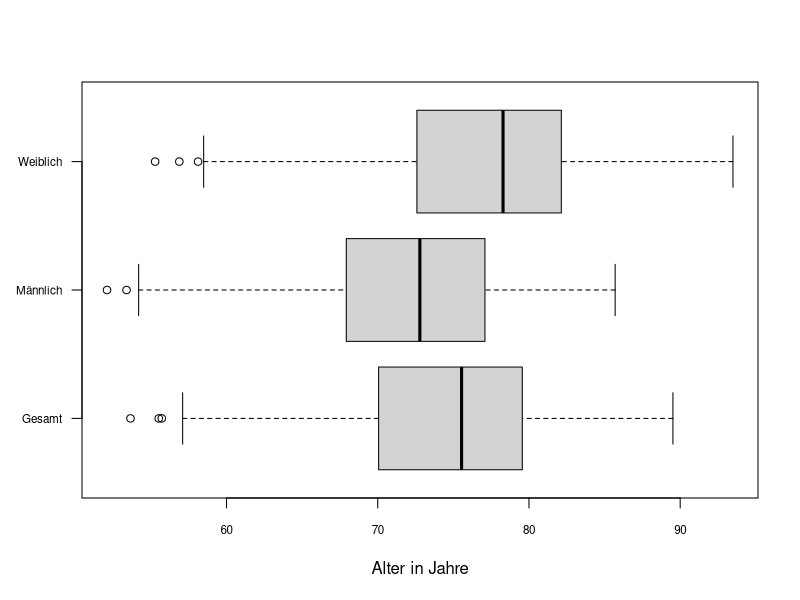
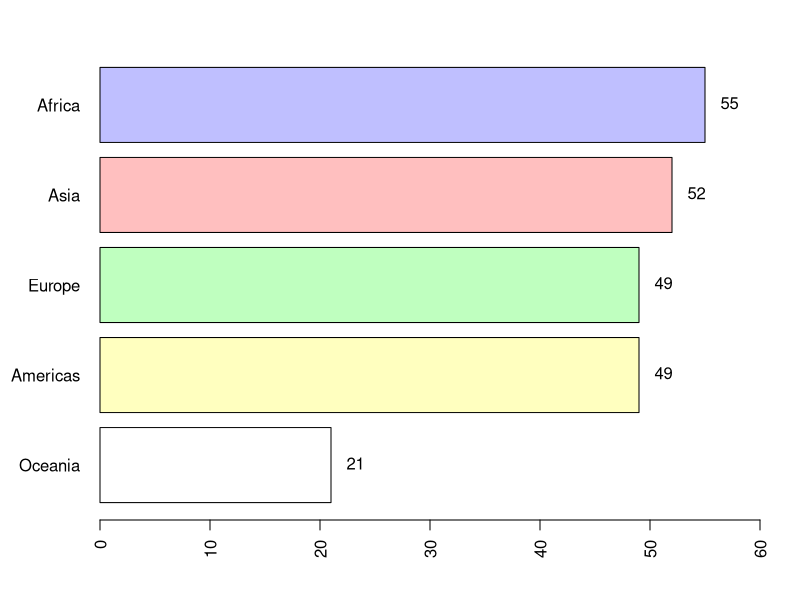
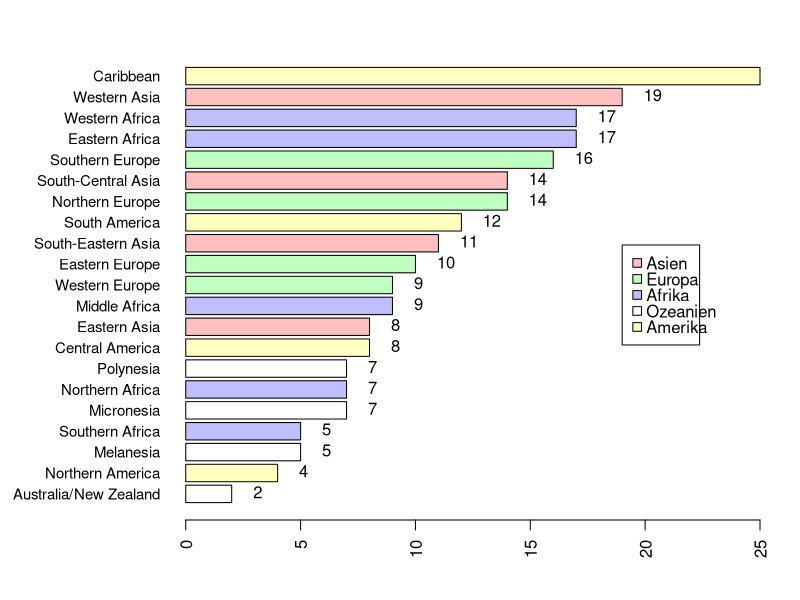
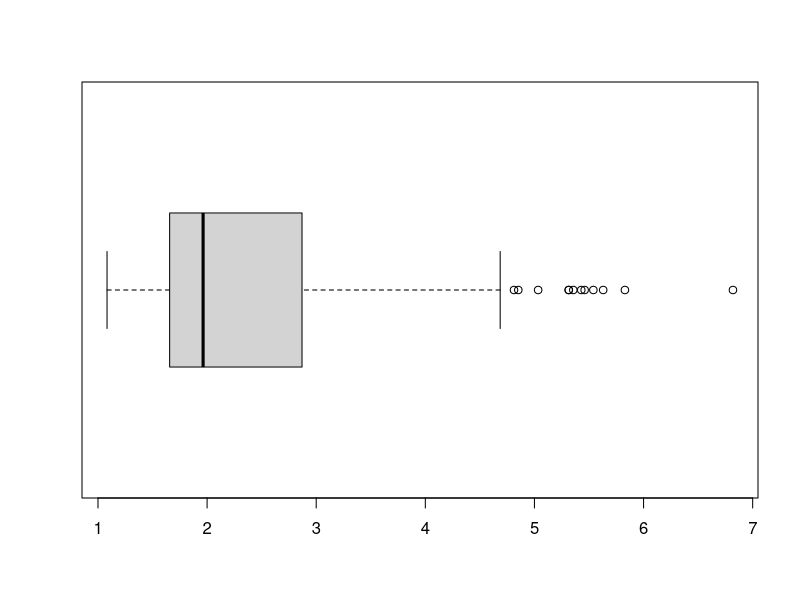
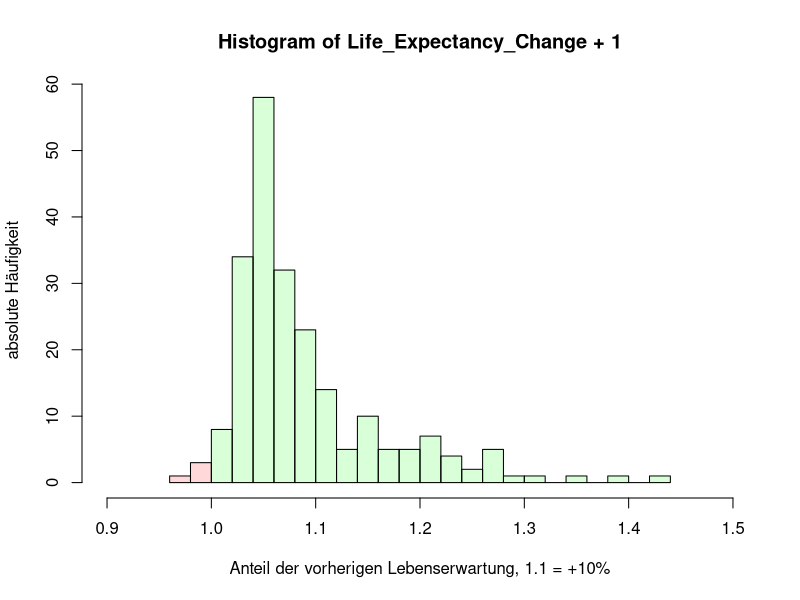
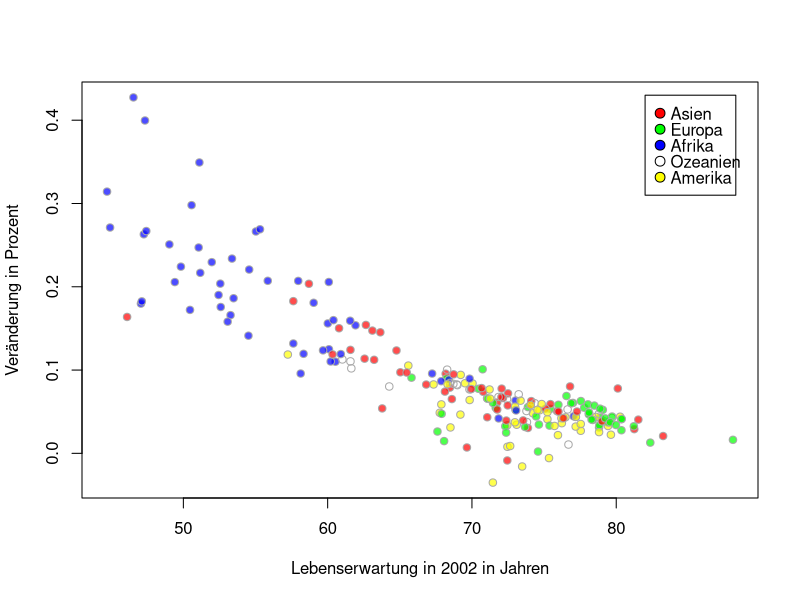
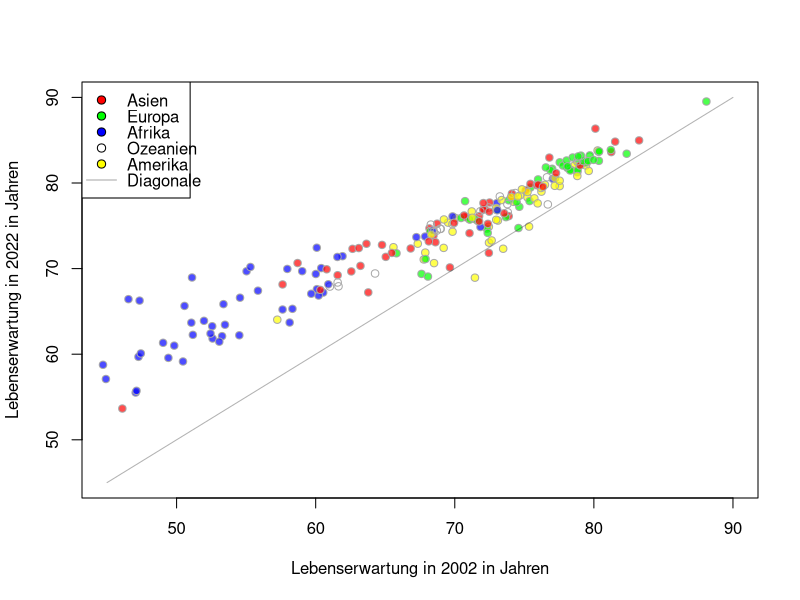
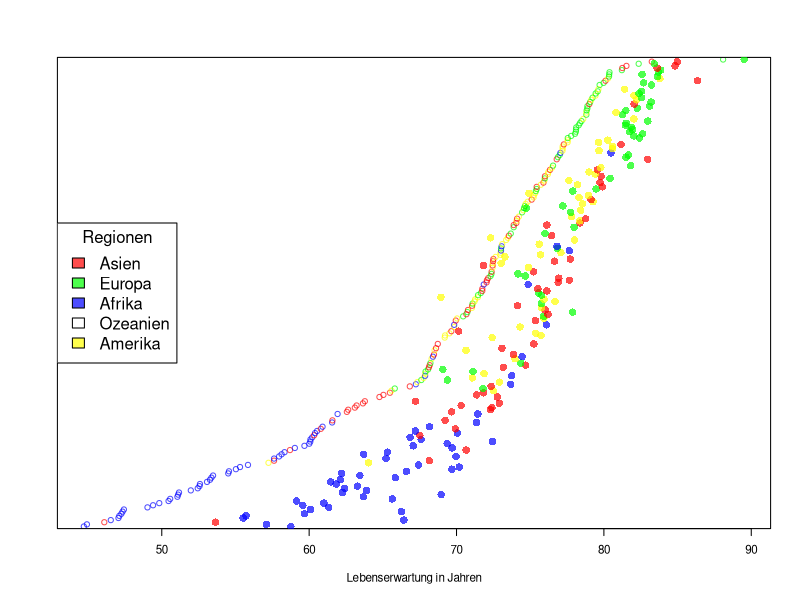

Generate these figures, in order, with R:
library(scales)
library(dplyr)

data = read.csv("census_2022_2002.csv")
data = data[ - c(429,430),] # USA entfernen da NA

data22 = data[data$Year == 2022,]
data02 = data[data$Year == 2002,]
# Daten zu 2022 (fuer 1 bis 3)

data02_clean = na.omit(data02) 
data22_clean = semi_join(data22, data02_clean, by= "Country")
# Daten wenn beide Jahre existieren (fuer 4)
data_merge_clean<-merge(data02_clean, data22_clean, by= "Country",
                        suffixes = c("_2002","_2022"))
data_merge_clean<-data_merge_clean[, -c(2,7:9)]

#### allgemeine Variablen:
mar_def = c(5, 4, 4, 2) + 0.1 # Default-Margin
region_cols = c("Asia" = "red", "Europe" = "green", "Africa" = "blue", "Oceania" = NA, "Americas" = "yellow")
region_names = c("Asien", "Europa", "Afrika", "Ozeanien", "Amerika")


####
# Box-Plots der drei Lebenserwartung-Kennzahlen von 2022
boxplot(data22$Life_Expectancy_Overall, data22$Life_Expectancy_Male, data22$Life_Expectancy_Female, 
        names = c("Gesamt","Männlich","Weiblich"), las = 1, cex.axis = 0.7,
        xlab = "Alter in Jahre", horizontal = T)

#Kennzahlen der Lebenserwatung
summary(data22$Life_Expectancy_Overall)
summary(data22$Life_Expectancy_Male)
summary(data22$Life_Expectancy_Female)

# Bar-Plot der Haeufigkeiten der Regionen/Subregionen
par(mar=c(4, 5, 2.5, 2))
RegionTable = sort(table(data22$Region), decreasing = F)
barplot_region<-barplot(RegionTable, col = alpha(region_cols[names(RegionTable)],0.25), xlim = c(0,60), horiz = T, las = 2)
text(RegionTable +0.5 , barplot_region, labels = RegionTable, pos = 4)
par(mar=mar_def)

par(mar=c(4, 9, 2.5, 2))
SubregionTable = sort(table(data22$Subregion), decreasing = F)
barplot_subregion<-barplot(SubregionTable, col = alpha(region_cols[data22$Region[match(names(SubregionTable), data22$Subregion)]],0.25),
        las = 2, cex.names = 0.9, horiz = T)
text(SubregionTable +0.5 , barplot_subregion, labels = SubregionTable, pos = 4)
legend(19, 15, legend = region_names, pt.bg = alpha(region_cols, 0.25), pch = 22, col = "black", 
       pt.cex = 1.3, text.width = 2, x.intersp = 0.6, y.intersp = 0.8)
par(mar=mar_def)

# Box-Plot der Geburtenrate in 2022
boxplot(data22$Total_Fertility_Rate, horizontal = T)

###Kennzahlen Geburtenrate
summary(data22$Total_Fertility_Rate)
#Minimale Gebursrate
min(data22$Total_Fertility_Rate)
data22$Country[which.min(data22$Total_Fertility_Rate)]
#Maximale Geburtsrate
max(data22$Total_Fertility_Rate)
data22$Country[which.max(data22$Total_Fertility_Rate)]

#### 4 - Jahresvergleich
Life_Expectancy_Change = (data22_clean$Life_Expectancy_Overall - data02_clean$Life_Expectancy_Overall) / data02_clean$Life_Expectancy_Overall
# Histogramm der Veraenderung der Lebenserwartung
histcols = alpha(c("red","red",rep("green",22)),0.15)
hist(Life_Expectancy_Change + 1, xlim = c(0.9,1.5), breaks = 20, col = histcols,
     xlab = "Anteil der vorherigen Lebenserwartung, 1.1 = +10%", ylab = "absolute Häufigkeit")
  # TODO: xlab / main muss verbessert werden, so nicht aussagekräftig genug

# Scatterplot der Lebenserwartung in 2002 gegen die Veraenderung der Lebensrate
plot(data02_clean$Life_Expectancy_Overall,Life_Expectancy_Change, bg = alpha(region_cols[data02_clean$Region],0.7), pch = 21, col = "darkgrey",
     xlab = "Lebenserwartung in 2002 in Jahren", ylab = "Veränderung in Prozent")
legend(82, 0.43, legend = region_names, pt.bg = region_cols, pch = 21, col = "black", 
       pt.cex = 1.3, text.width = 4, x.intersp = 0.7, y.intersp = 0.8)

# Scatterplot der Lebenserwartung in 2002 gegen die Lebenserwartung in 2022             ## auskommentiert: Variante mit seperaten Symbolen
  # region_symb = c("Asia" = 16, "Europe" = 17, "Africa" = 18, "Oceania" = 20, "Americas" = 19) 
plot(data02_clean$Life_Expectancy_Overall,data22_clean$Life_Expectancy_Overall,
      #pch = region_symb[data02_clean$Region], col = alpha(region_cols[data02_clean$Region],0.7), 
     bg = alpha(region_cols[data02_clean$Region],0.7), pch = 21, col ="darkgrey",
     xlim = c(45,90), ylim = c(45,90), xlab = "Lebenserwartung in 2002 in Jahren",
     ylab = "Lebenserwartung in 2022 in Jahren")
points(45:90, 45:90, type = "l", col = grey(0,0.3) )
legend("topleft", legend = c(region_names,"Diagonale"),
       #pch = c(16,17,18,20,19,NA),lty = c(rep(NA,5),1), col = c(region_cols,"darkgrey"),
       pch = c(rep(21,5),NA), lty = c(rep(NA,5),1), pt.bg = region_cols, col = c(rep("black",5),"darkgrey"),
       pt.cex = 1.1, text.width = 4, x.intersp = 0.7, y.intersp = 0.8)

#Dotchart für die Lebenserwatung im Vergleich 2002 gegen 2022
#Farblich Regionale Aufteilung auskommentiert
data_merge_clean<-data_merge_clean[order(
  data_merge_clean$Life_Expectancy_Overall_2002),]
dotchart(data_merge_clean$Life_Expectancy_Overall_2002, 
         xlab = "Lebenserwartung in Jahren", ylab = "Länder",
         pch = 1, cex = 0.7,
         xlim = range(c(data_merge_clean$Life_Expectancy_Overall_2022,
                        data_merge_clean$Life_Expectancy_Overall_2002)),
         lcolor = "White",
           col = alpha(region_cols[data_merge_clean$Region_2022],0.7)
         )
points(data_merge_clean$Life_Expectancy_Overall_2022,
       1:nrow(data_merge_clean),  pch=16,
         col = alpha(region_cols[data_merge_clean$Region_2022],0.7)
)
#legend("topleft", legend = c("2002", "2022"), pch = c(1,16))
legend("left", legend = region_names, fill = alpha(region_cols, 0.7),title = "Regionen")

#Dotchart Fertility im Vergleich 2002 gegen 2022
# Farbliche Aufteilung nach Region auskommentiert
data_merge_clean<-data_merge_clean[order(
  data_merge_clean$Total_Fertility_Rate_2002),]
dotchart(data_merge_clean$Total_Fertility_Rate_2002,
         xlab = "Fertilitätsrate", pch=1,
         xlim = range(c(data_merge_clean$Total_Fertility_Rate_2022,
                        data_merge_clean$Total_Fertility_Rate_2002)),
         ylab = "Länder", 
         lcolor = "White",
        # col = alpha(region_cols[data_merge_clean$Region_2022],0.7)
         )
points(data_merge_clean$Total_Fertility_Rate_2022,
       1:nrow(data_merge_clean),  pch=16,
       #col = alpha(region_cols[data_merge_clean$Region_2022],0.7)
       )
legend("right", legend = c("2002", "2022"), pch = c(1,16), title = "Jahr")
#legend("bottomright", legend = region_names, fill = alpha(region_cols, 0.7),title = "Regionen")
